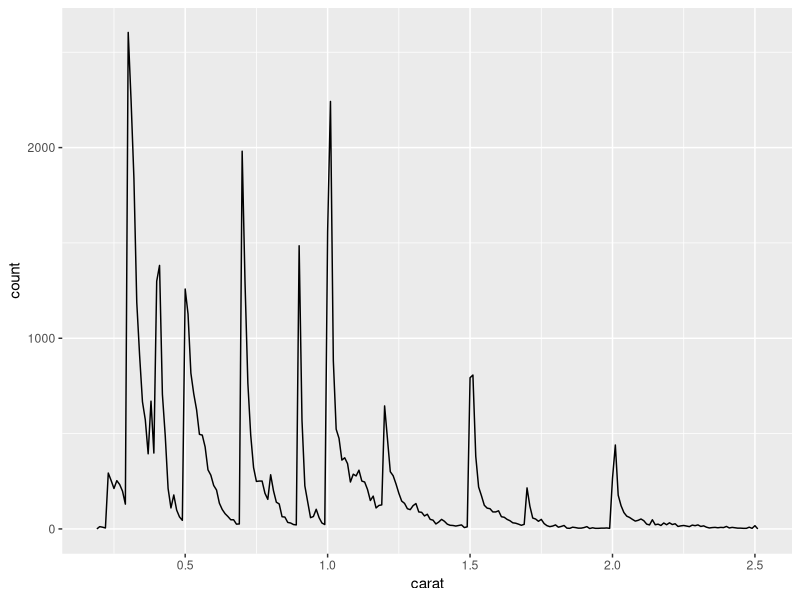
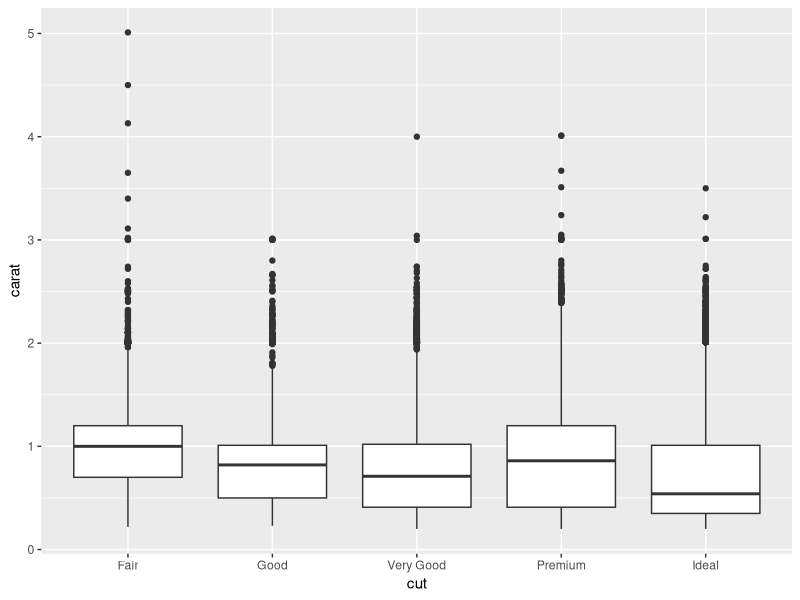
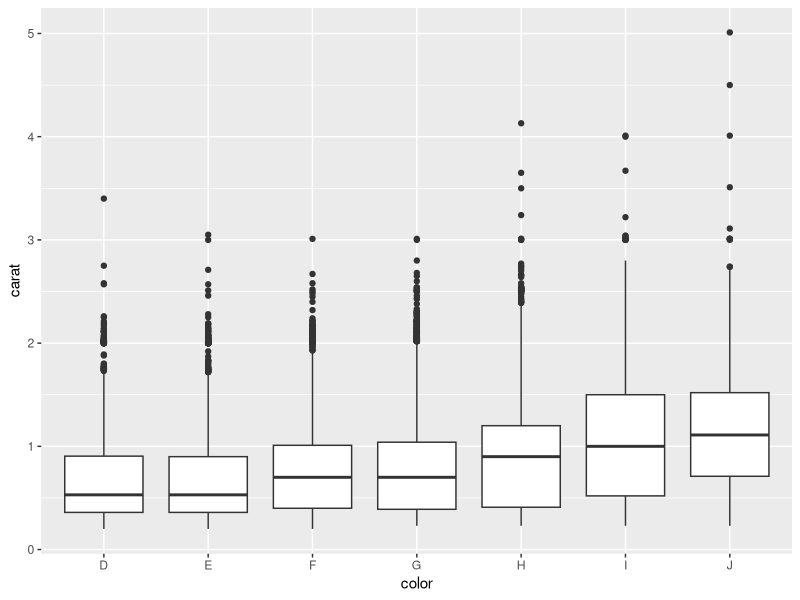
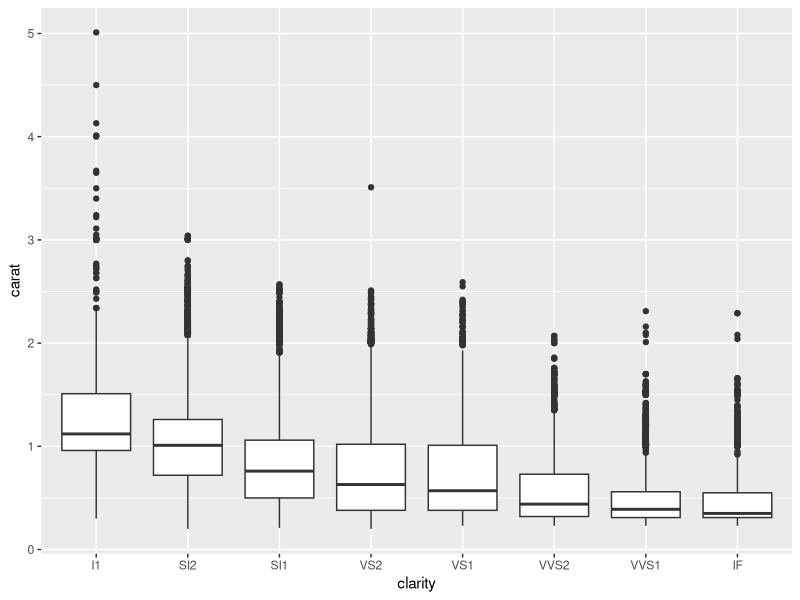

Recreate these plots in R, in order.
## ---- chunk 1
library(ggplot2)
library(dplyr)
knitr::opts_chunk$set(
  echo = FALSE
)
comma <- function(x) format(x, digits = 2, big.mark = ",")

smaller <- diamonds %>%
  filter(carat <= 2.5)
## ---- chunk 2
smaller %>%
  ggplot(aes(carat)) +
  geom_freqpoly(binwidth = 0.01)
## ---- chunk 3
ggplot(data = diamonds, aes(x = cut,  y = carat)) +
  geom_boxplot()

ggplot(data = diamonds, aes(x = color,  y = carat)) +
  geom_boxplot()

ggplot(data = diamonds, aes(x = clarity,  y = carat)) +
  geom_boxplot()
## ---- chunk 4
diamonds %>% filter(rank(desc(carat)) <= 20)
## ---- chunk 5
larger = diamonds %>% filter((carat) > 2.5)
